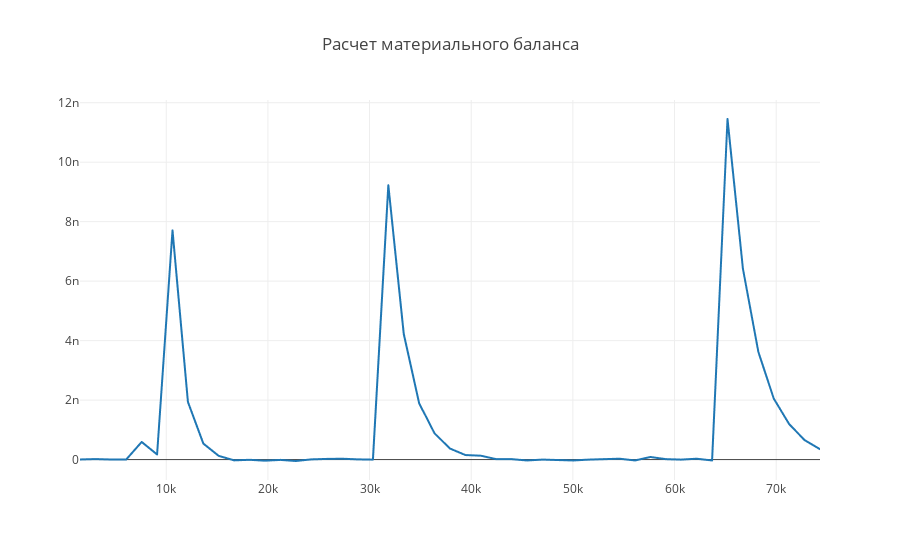

The cell this chart's notebook holds for it:
### Code cell
numbers_MB_list = [28]
data_trace_MB = create_traces_list_by_num(x_data_month, MB_data,  numbers_MB_list)
data = data_trace_MB
plot()
